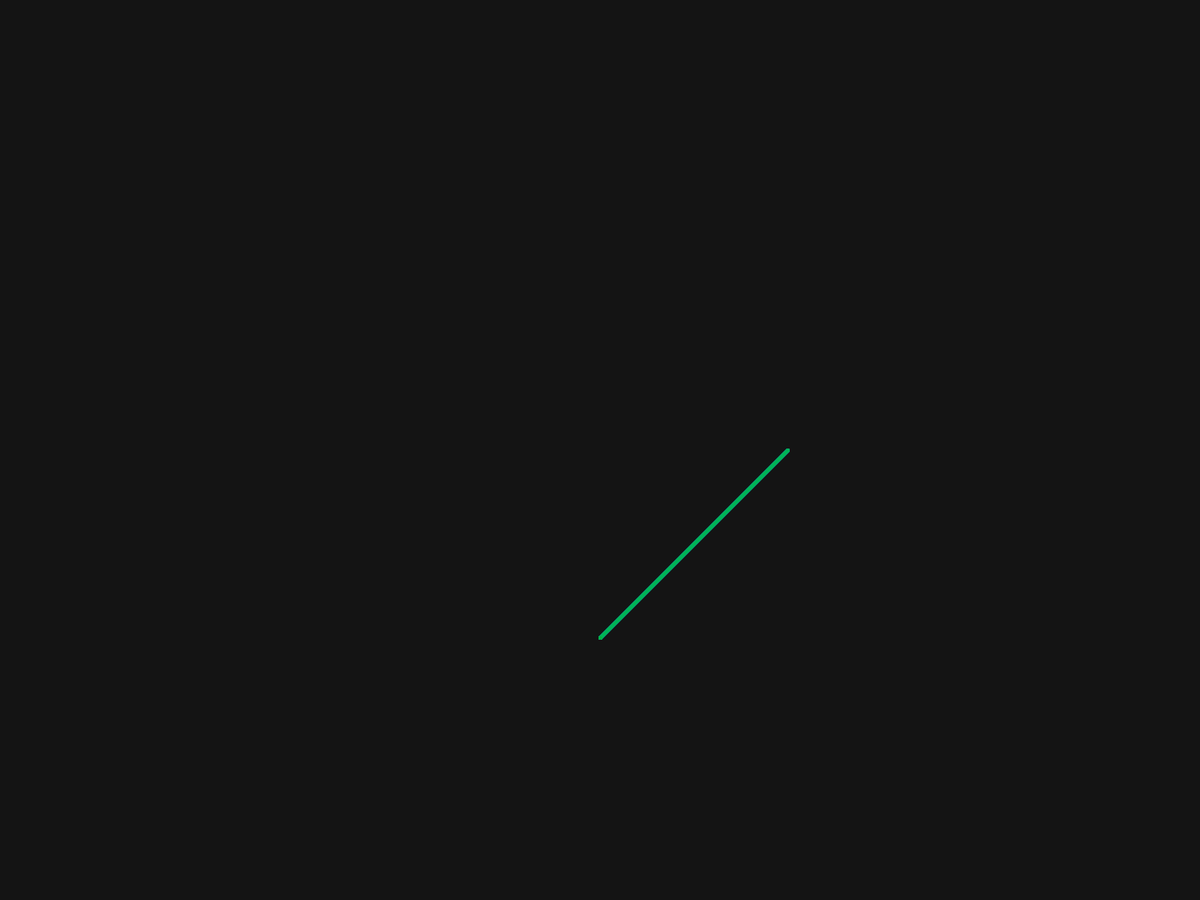
Frame 1 (no input)
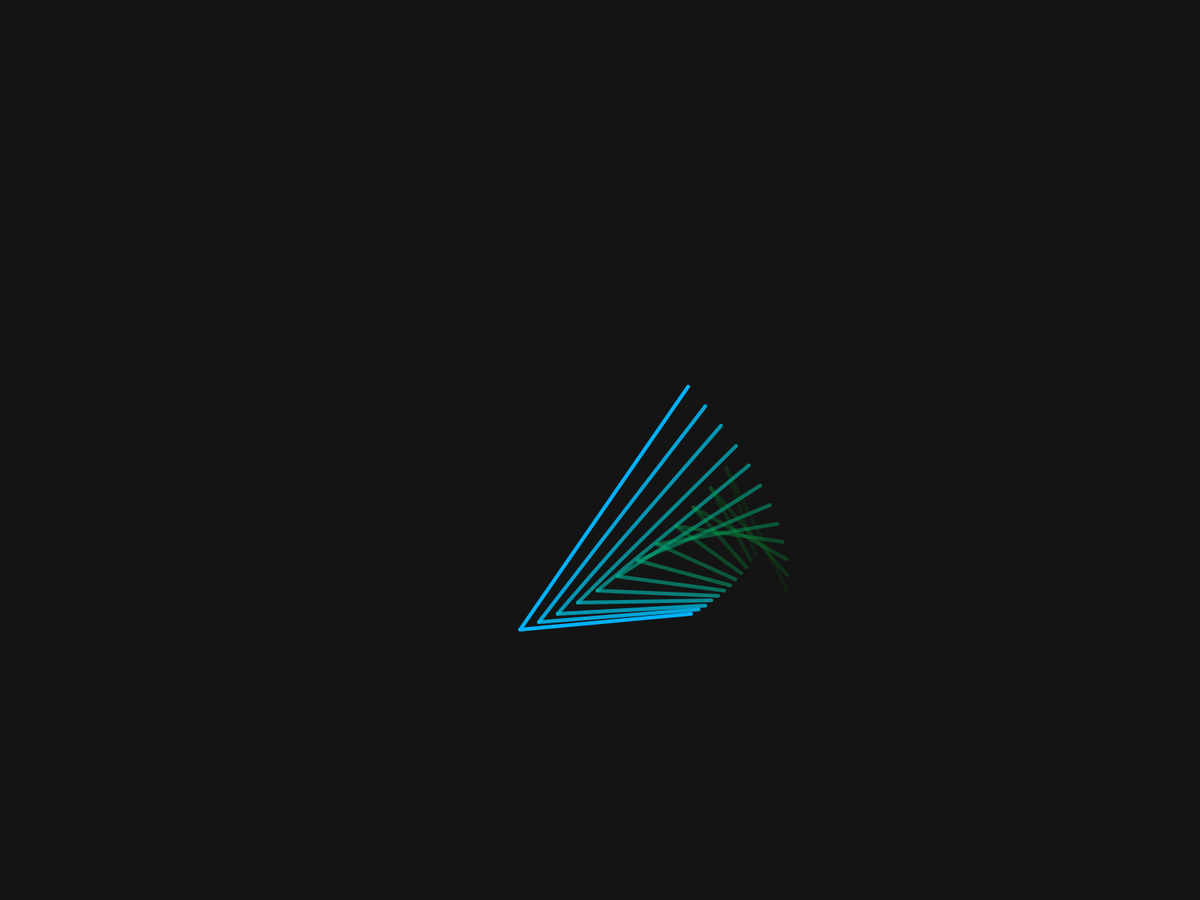
Frame 60 (the mouse pressed at the canvas centre just before this capture)
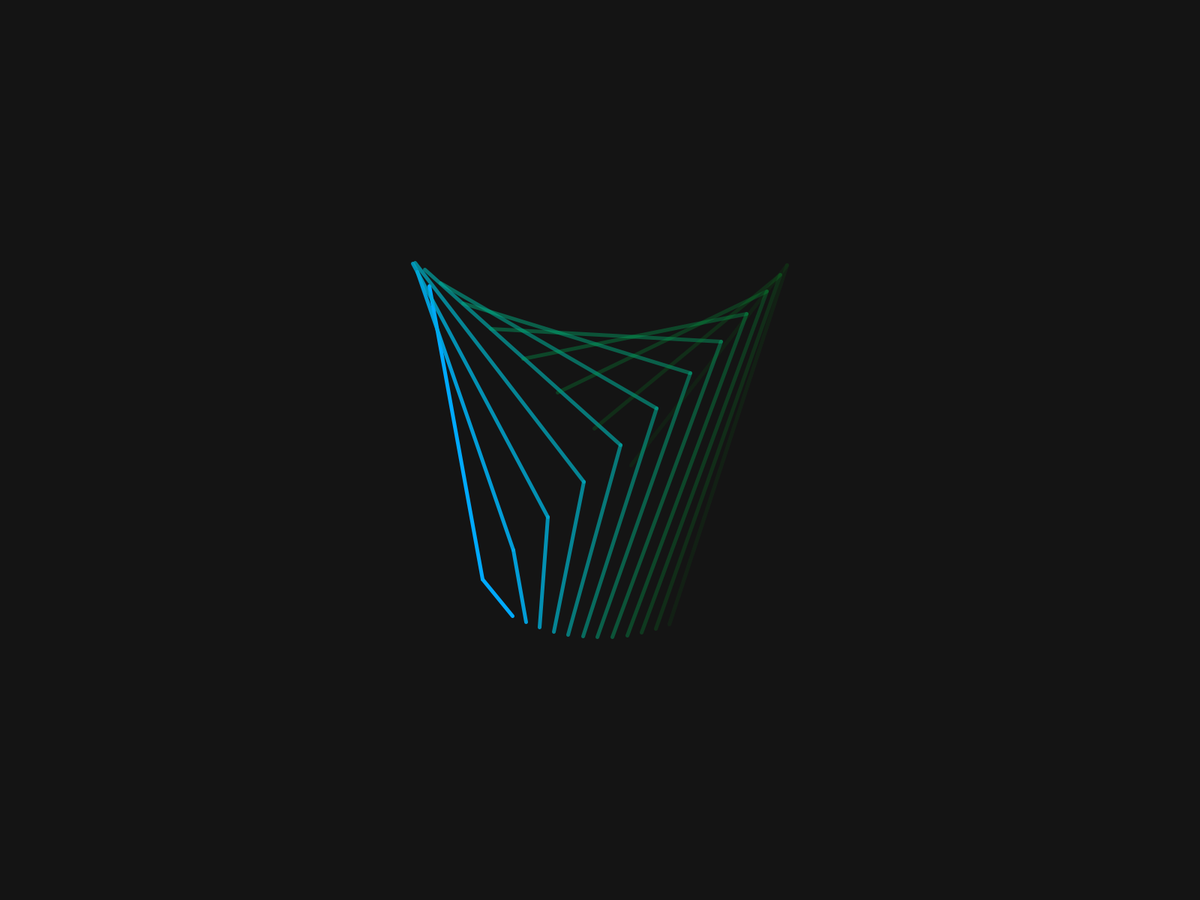
Frame 120 (the mouse held since frame 60 and released just before this capture)

The Processing sketch that drew these frames (run headless with seeded random() and noise(); from frame 60 on, the mouse is pressed at the canvas centre):

// Processing sketch: lines_20200825
// ── lines_20200825.pde
static final int NUM_LINES = 12;

float t;
float d;

void setup() {
  colorMode(RGB);
  fullScreen();
  noStroke();
  fill(0);
}

void draw() {
  background(20);
  strokeWeight(5);
  
  translate(width/2, height/2);


  d = sin(t/7);
  for (float i = TWO_PI; i > -1; i-=TWO_PI/NUM_LINES) {
      line(x1(t + d*i), y1(t/2 + d*i), x2(t/2 - d*i), y2(t - d*i));
      line(x2(t/2 - d*i), y2(t - d*i), x3(t + d*i), y3(t + d*i));
      stroke(0, 90 + 90*cos(t/13), i/TWO_PI*255, i/TWO_PI*255);
  
}
  t+=0.05;
}

float x1(float t) {
  return 250*sin(t/2);
}

float y1(float t) {
  return 250*cos(t/2);
}

float x2(float t) {
  return 250*sin(t/2);
}

float y2(float t) {
  return 250*cos(t/2);
}

float x3(float t) {
  return 250*cos(t/5);
}

float y3(float t) {
  return 250*sin(t/5);
}
